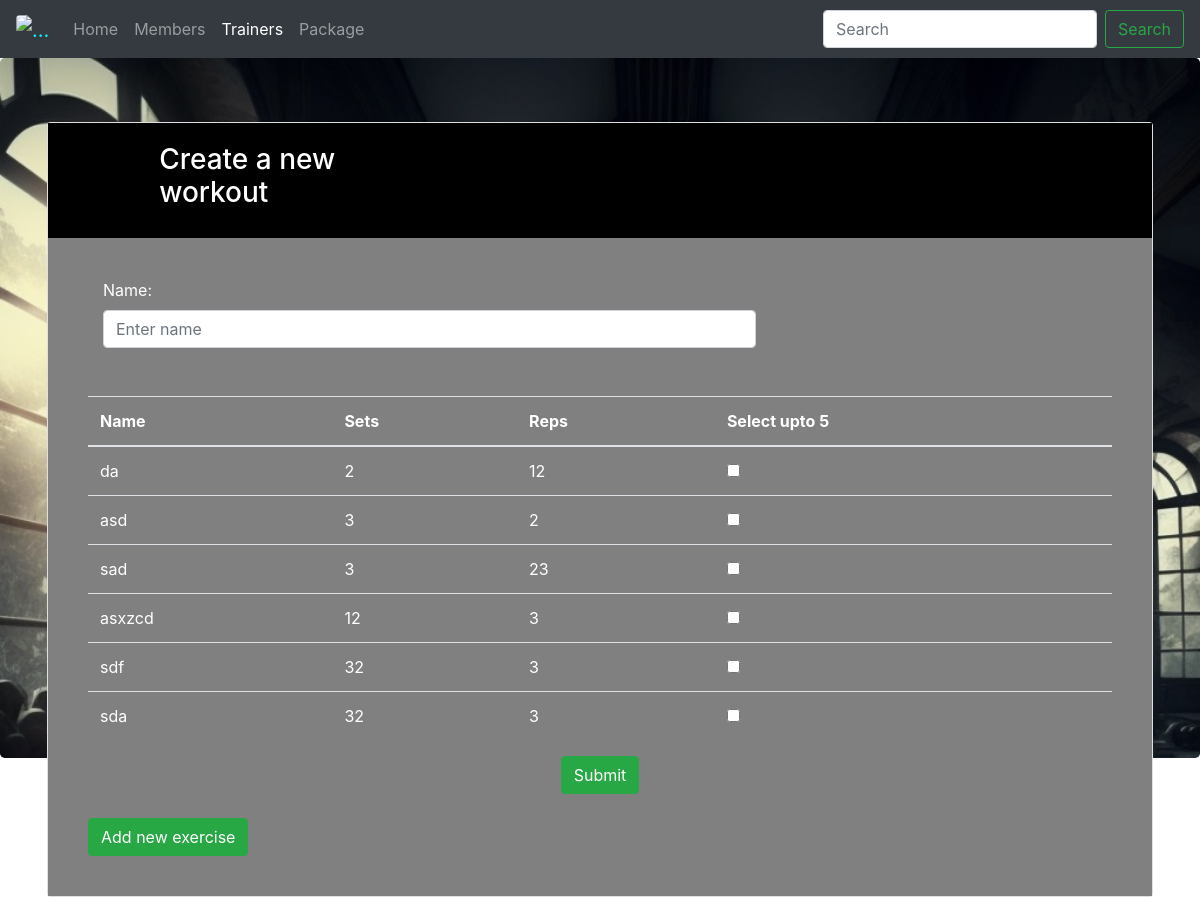
The page /project/workout.php on the database its author committed.
### tables this page shows
CREATE TABLE IF NOT EXISTS `workout` (
  `eid` int(11) NOT NULL AUTO_INCREMENT,
  `e_name` varchar(20) NOT NULL,
  `sets` int(11) NOT NULL,
  `reps` int(11) NOT NULL,
  PRIMARY KEY (`eid`)
);

### project/workout.php (the view, shortened to what this page needs)
<!DOCTYPE html>
<html>
<head>
	 <link rel="stylesheet" href="https://maxcdn.bootstrapcdn.com/bootstrap/4.0.0-beta/css/bootstrap.min.css">
</head>
<body>
    <nav class="navbar navbar-expand-lg navbar-dark bg-dark">
  <a class="navbar-brand" href="admin-panel.php" style="color: cyan"> <img  class="rounded" alt="..." src="images/logo.jpg" width="30px"></a>
  <div class="collapse navbar-collapse" id="navbarSupportedContent">
    <ul class="navbar-nav mr-auto">
      <li class="nav-item ">
        <a class="nav-link" href="admin-panel.php">Home <span class="sr-only">(current)</span></a>
      </li>
      <li class="nav-item">
        <a class="nav-link" href="member_details.php">Members</a>
      </li>
      <li class="nav-item active">
        <a class="nav-link" href="Trainer.php">Trainers</a>
      </li>
      <li class="nav-item">
        <a class="nav-link" href="package.php">Package</a>
      </li>
    </ul>
    <form class="form-inline my-2 my-lg-0">
      <input class="form-control mr-sm-2" type="search" placeholder="Search" aria-label="Search">
      <button class="btn btn-outline-success my-2 my-sm-0" type="submit">Search</button>
    </form>
  </div>
</nav>
<div class="jumbotron" style="background: url('images/2.jpg') no-repeat;background-size: cover;height: 700px;">
 <div class="container">
<div class="card">
     <div class="card-body" style="background-color:black;color:white;">
         <div class="row">
             <div class="col-md-1">
             </div>
             <div class="col-md-3"><h3> Create a new workout</h3></div>
             <div class="col-md-8">
                 </div></div></div></div>
     <div class="card-body" style="background-color:grey;color:#ffffff;">
         <div class="card-body">
    <table class="table table-hover">
        <thead>
     <tr>
            <th>Name</th>
            <th>Sets</th>
            <th>Reps</th>
						<th>Select upto 5 </th>
        </tr>
        </thead>
        <tbody>
           <?php
             $servername = "localhost";
             $username = "root";
             $password = "";
             $dbname = "loginsystem";
             $conn = mysqli_connect($servername, $username, $password, $dbname);
             $sql = "SELECT * FROM workout";
             $result = mysqli_query($conn, $sql);
						 if ($result->num_rows > 0) {
						     echo '<form method="post">
								 <div class="col-md-4"><label style="color: white;">  Name:</label></div>
							 	<div class="col-md-8"><input type="text" name="name" class="form-control" placeholder="Enter name" required/></div><br><br>';
						     while($row = $result->fetch_assoc()) {
						         echo "<tr>";
						         echo "<td>" . $row["e_name"] . "</td>";
						         echo "<td>" . $row["reps"] . "</td>";
						         echo "<td>" . $row["sets"] . "</td>";
						         echo "<td><input type='checkbox' name='selected[]' value='" . $row["eid"] . "'></td>";
						         echo "</tr>";
						     }
						     echo "</table>";
								 echo '<center><input type="submit" id="inputbtn" name="submit" value="Submit" class="btn btn-success"> </center>';
						 } else {
						     echo "0 results";
						 }
						 echo'<br><a href="addex.php" class="btn btn-success"><i class="fa fa-sign-out" aria-hidden="true"></i>Add new exercise</a>';
           ?>
     </div>
    </div>
    </div>
    </div>
    </body>
</html>

### rows shown on the page
workout: e_name "da", reps "2", sets "12"
workout: e_name "asd", reps "3", sets "2"
workout: e_name "sad", reps "3", sets "23"
workout: e_name "asxzcd", reps "12", sets "3"
workout: e_name "sdf", reps "32", sets "3"
workout: e_name "sda", reps "32", sets "3"
